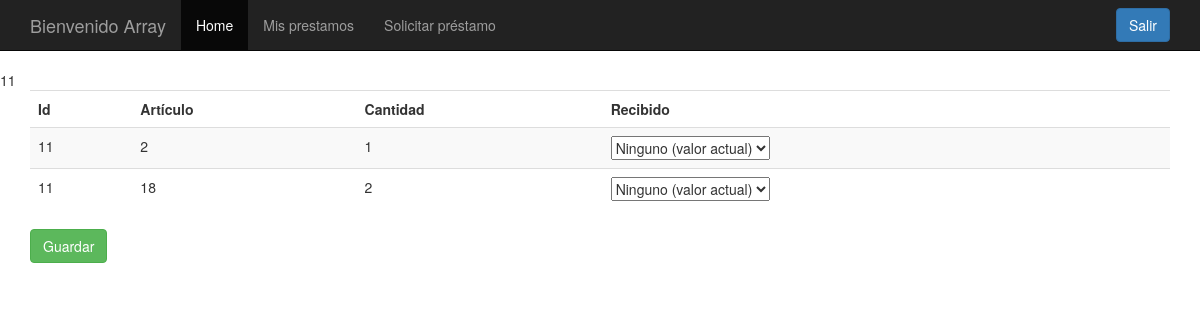
The page /modificarPrestamo.php?idPrestamo=11 (signed in) on the database its author committed.
### tables this page shows
CREATE TABLE `prestamo_articulo` (
  `PrestamoIdFK` int(11) NOT NULL,
  `ArticuloIdFK` int(11) NOT NULL,
  `Recibe` varchar(50) NOT NULL,
  `Cantidad` int(11) NOT NULL
);

### modificarPrestamo.php (the view, shortened to what this page needs)
<?php
include('conexion.php');
?>
<!DOCTYPE html>
<html lang="es">
<head>
    <link href="css/bootstrap.min.css" rel="stylesheet">
    <link href="css/ie10-viewport-bug-workaround.css" rel="stylesheet">
    <link href="css/estilo.css" rel="stylesheet">
</head>
<body>
    <?php if(isset($_SESSION['Admin'])){ ?>
    <?php
        $id = $_GET['idPrestamo'];
        $query = "SELECT * FROM prestamo_articulo WHERE PrestamoIdFK='$id' ";
        $resultado=$conexion -> query($query);
        echo $id;
    ?>
        <div class="container">
                <div class="navbar-wrapper">
                  <div class="container">
                    <nav class="navbar navbar-inverse navbar-fixed-top">
                      <div class="container">
                        <div class="navbar-header">
                          <a class="navbar-brand" href="#"><?php echo "Bienvenido ".$_SESSION['Admin']; ?></a>
                        </div>
                        <div id="navbar" class="navbar-collapse collapse">
                            <ul class="nav navbar-nav">
                                <li class="active"><a href="home.php">Home</a></li>
                                <li><a href="misPrestamos.php">Mis prestamos</a></li>
                                <li><a href="prestamo.php">Solicitar préstamo</a></li>
                            </ul>
                        <form class="navbar-form navbar-right">
                        <a href="cerrar.php" class="btn btn-primary" role ="button">Salir</a>
                        </form>
                        </div>
                      </div>
                    </nav>
                  </div>
                </div>
                 <div class="table-responsive">
                    <table class="table table-striped">
                    <form ACTION="procesarModificacion.php" METHOD=POST class="navbar-form navbar-right">
                        <thead>
                            <tr>
                                <td><b>Id</b></td>
                                <td><b>Artículo</b></td>
                                <td><b>Cantidad</b></td>
                                <td><b>Recibido</b></td>
                            </tr>
                        </thead>
                        <tbody>
                            <?php while($row=$resultado->fetch_assoc()){ ?>
                                <tr>
                                    <td>
                                        <?php echo $row['PrestamoIdFK'];
                                        ?>
                                    </td>
                                    <td>
                                        <?php echo $row['ArticuloIdFK'];
                                         $articulo=$row['ArticuloIdFK'];
                                        ?>
                                    </td>
                                    <td>
                                        <?php echo $row['Cantidad'];?>
                                    </td>
                                    <td>
                                        <select name="<?php echo "recibido[$articulo]"; ?>" >
                                                <option value="<?php echo $row['Recibe']?>" selected ><?php echo $row['Recibe']?> (valor actual) </option>
                                        </select>
                                    </td>
                                </tr>
                            <?php } ?>
                        </tbody>
                    </table>
                        <button type="submit" class="btn btn-success">Guardar</button>
                 </div>
        </div>
     <?php   }else{
        header("Location: index.php");
      } ?>
</body>
</html>

### css/estilo.css (style rules this page uses)
body { padding-top: 70px; }

### rows shown on the page
prestamo_articulo: PrestamoIdFK "11", ArticuloIdFK "2", Cantidad "1", Recibe+ArticuloIdFK "Ninguno (valor actual)"
prestamo_articulo: PrestamoIdFK "11", ArticuloIdFK "18", Cantidad "2", Recibe+ArticuloIdFK "Ninguno (valor actual)"

### other values the page prints
$id "11"
$_SESSION['Admin'] "Array"
